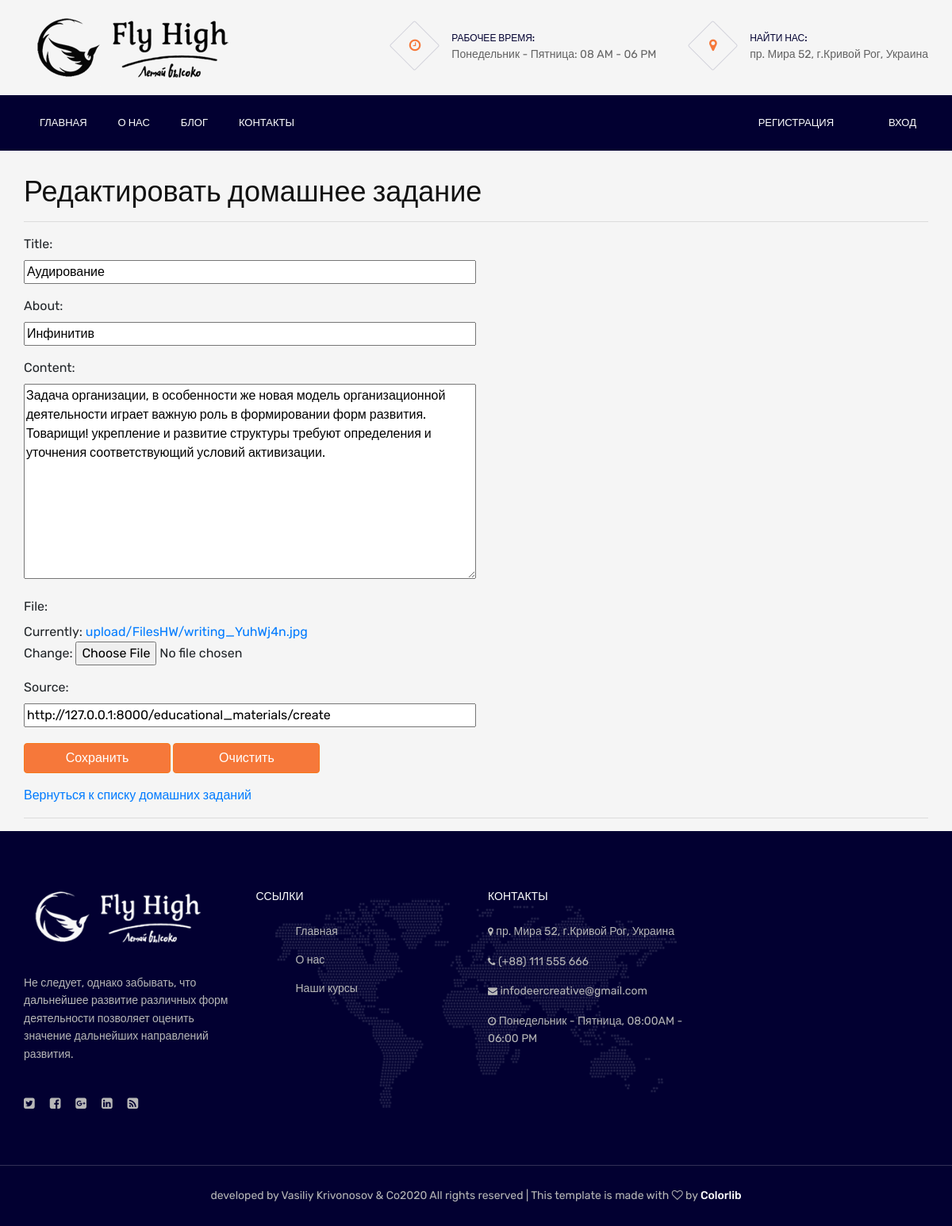
The page /educational_materials/edit/10 on the database its author committed.
### educational_materials/models.py (models this page shows)
class Homework(models.Model):
    published = models.DateTimeField(null=False, default=strftime('%Y-%m-%d %H:%M'))
    title = models.CharField(max_length=100,  null=False)
    about = models.CharField(max_length=150,  null=False)
    content = models.TextField(max_length=512,  null=False)
    image = models.FileField(null=False, upload_to='upload/img')
    file = models.FileField(null=False, upload_to='upload/FilesHW')
    source = models.URLField(null=True)

### educational_materials/views.py (the view, shortened to what this page needs)
# urls.py: re_path(r'^edit/(?P<homework_id>[0-9]+)$', edit),
def edit(request, homework_id):
    data = dict()
    data['title'] = 'Редактировать домашнее задание'
    work = Homework.objects.get(id=homework_id)
    if request.method == "GET":
        data['form'] = HomeworkForm2(instance=work)
        data['work'] = work
        return render(request, 'educational_materials/edit_HW.html', context=data)
    return render(request, 'educational_materials/edit_HW.html', context=data)

### educational_materials/forms.py
class HomeworkForm2(forms.ModelForm):
    class Meta:
        model = Homework
        fields = ('title', 'about', 'content', 'file', 'source',)

### templates/educational_materials/edit_HW.html (shortened to what this page needs)
{% extends 'layouts/base.html' %}
{% load static %}
{% block content %}
<link href="{%static 'css\signin.css'%}" rel="stylesheet">
<div id="content" class="container">
    <h2>{{ title }}</h2>
    <hr>
    <form id="work_edit_form" method="post" action="/educational_materials/edit/{{ work.id }}">
        <div>
            {% for field in form %}
            <div class="form-group">
                {{ field.label_tag }}
                <div>
                    {{ field }}
                </div>
            </div>
            {% endfor %}
        </div>
        <p style="margin-top: 20px">
            <input id="b1" type="submit" value="Сохранить" class="btn btn-danger btn-md">
            <input id="b2" type="reset" value="Очистить" class="btn btn-danger btn-md">
        </p>
    </form>
    <a href="/educational_materials">Вернуться к списку домашних заданий</a>
    <hr>
</div>
{% endblock content %}

### static/css/base.css (style rules this page uses)
body { padding-top: 3.53px; }
#content { margin-top: 30px; }

### static/css/style.css (style rules this page uses)
html, body { height: 100%; font-family: 'Rubik', sans-serif; }
h1, h2, h3, h4, h5, h6 { color: #111111; margin: 0; font-weight: 500; font-family: 'Rubik', sans-serif; }
h2 { font-size: 36px; line-height: 1.2; }
p { font-size: 14px; color: #636363; line-height: 1.6; }
@media (min-width: 1200px) { .container { max-width: 1170px; } }

### static/css/signin.css (style rules this page uses)
html, body { height: 100%; }
body { padding-top: 0px; padding-bottom: 40px; background-color: #f5f5f5; }
.btn-danger { border-color: #f6781a; background-color: #f6783a; color: white; }

### templates/educational_materials/edit_HW.html (style rules this page uses)
.form-group input { width: 50%; height: 30px; }
.form-group textarea { width: 50%; }
#b1, #b2 { width: 185px; }

### rows shown on the page
Homework: form "Аудирование" "Инфинитив" "Задача организации, в особенности же новая модель организационной деятельности играет важную роль в формировании форм развития. Товарищи! укрепление и развитие структуры требуют определения и уточнения соответствующий условий активизации." "http://127.0.0.1:8000/educational_materials/create"

### other values the page prints
{{ title }} "Редактировать домашнее задание"
{{ field.label_tag }} "Title:" "About:" "Content:" "File:" "Source:"
